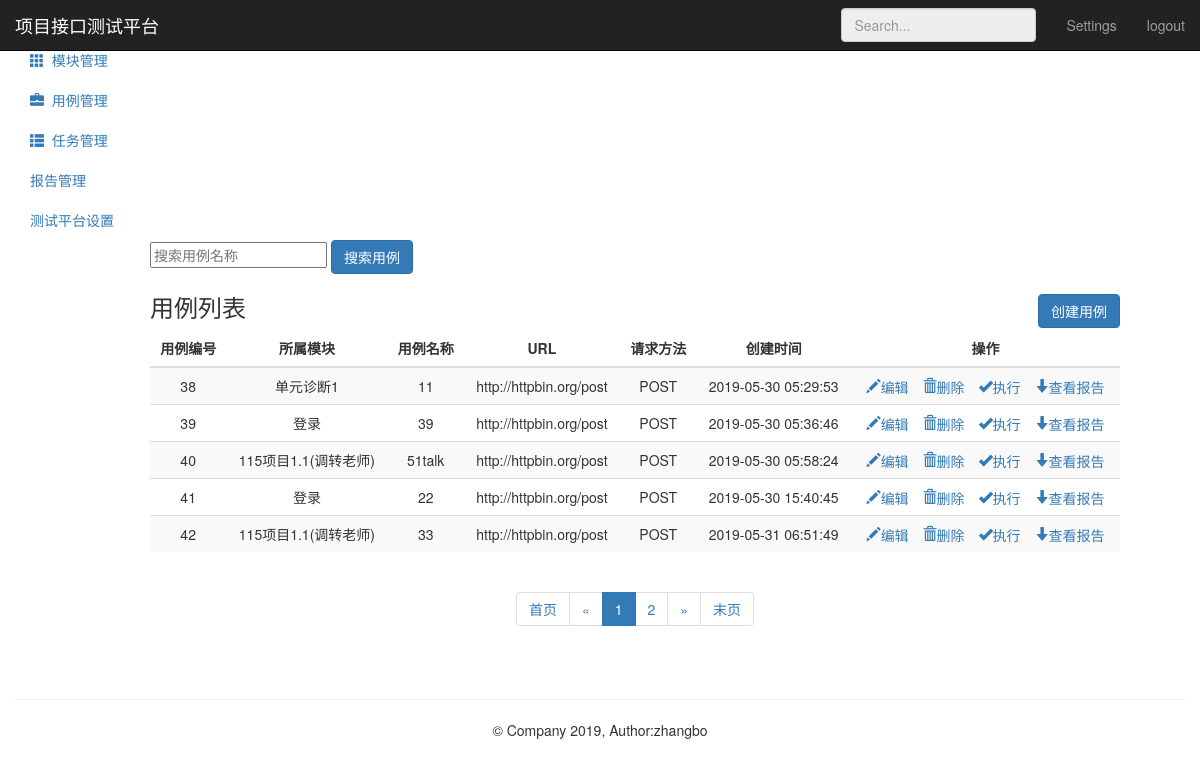
/testcase/ (signed in), run on the app's committed database.
### testcase_app/models.py (models this page shows, shortened)
class TestCase(models.Model):
      module = models.ForeignKey(Module,on_delete=models.CASCADE)
      name = models.CharField("名称",max_length=50,null=False)
      url = models.TextField("URL",null=False)
      method = models.IntegerField("请求方法",null=False)
      header = models.TextField("请求头",null=False)
      parameter_type = models.IntegerField("参数类型",null=False)
      parameter_body = models.TextField("参数内容",null=False)
      result = models.TextField("返回结果",null=False)
      assert_text = models.TextField("断言内容",null=False)
      assert_type = models.IntegerField("断言类型",null=False)
      create_time = models.DateTimeField(auto_now_add=True)

### module_app/models.py (models this page shows)
class Module(models.Model):
      project = models.ForeignKey(Project,on_delete=models.CASCADE)
      name = models.CharField("名称",max_length=50,null=False)
      describe = models.TextField("描述",default="",max_length=50)
      create_time = models.DateTimeField(auto_now_add=True)
      def __str__(self):
            return self.name

### testcase_app/views.py (the view)
# urls.py: path('',views.testcase_manage),
@login_required
def testcase_manage(request):
    case_list = TestCase.objects.all()
    paginator = Paginator(case_list,5)
    paginator_num_pages = paginator.num_pages
    print ("共分：",str(paginator_num_pages)+"页")
    paginator_num_pages_array_ = paginator.page_range
    print ("数组形式表示：",paginator_num_pages_array_)
    page1 = paginator.page(1)
    print ("第一页：",page1)
    page_num = page1.number
    print ("第一页：",page_num)
    page = request.GET.get('page','')
    print ("urlpage传参：",page)
    try:
        contacts = paginator.page(page)
        print ("contacts---------->1",contacts)
    except PageNotAnInteger:
        contacts = paginator.page(1)
        print ("contacts---------->2",contacts)
    except EmptyPage:
        contacts = paginator.page(paginator.num_pages)
        print ("contacts---------->3",contacts)
    print ("第二页索引：",contacts.number)
    print ("第几页：",contacts)
    return render(request,"case_list.html",{"cases":contacts,
                                            "page":page,
                                            "page_num":page_num,
                                            "paginator_num_pages":paginator_num_pages,
                                            "paginator_num_pages_array_":paginator_num_pages_array_})

### templates/case_list.html (shortened to what this page needs)
{% extends "base.html" %}
{% block base %}
<nav class="navbar navbar-inverse navbar-fixed-top" xmlns="http://www.w3.org/1999/html">
    <div class="container-fluid">
        <div class="navbar-header">
            <a class="navbar-brand" href="#">项目接口测试平台</a>
        </div>
        <div id="navbar" class="navbar-collapse collapse">
            <ul class="nav navbar-nav navbar-right">
                <li><a href="#">Settings</a></li>
                <li><a href="/logout/">logout</a></li>
            </ul>
            <form class="navbar-form navbar-right">
                <input type="text" class="form-control" placeholder="Search..."  disabled="disabled">
            </form>
        </div>
    </div>
</nav>
<div class="container-fluid">
    <div class="row">
        <div class="col-sm-3 col-md-2 sidebar" style="width:150px;">
            <ul class="nav nav-sidebar">
                <li>
                    <a href="/project/">
                    </a>
                </li>
                <li>
                    <a href="/module/">
                        <i class="glyphicon glyphicon-th"></i>&nbsp;&nbsp;模块管理
                    </a>
                </li>
            </ul>
            <ul class="nav nav-sidebar">
                <li class="active">
                   <a href="/testcase/">
                       <i class="glyphicon glyphicon-briefcase"></i>&nbsp;&nbsp;用例管理
                   </a>
                </li>
                <li>
                   <a href="/testtask/">
                       <i class="glyphicon glyphicon-th-list"></i>&nbsp;&nbsp;任务管理
                   </a>
                </li>
            </ul>
            <ul class="nav nav-sidebar">
                <li><a href="">报告管理</a></li>
                <li><a href="">测试平台设置</a></li>
            </ul>
        </div>
        <div style="margin-left: 135px;" class="col-sm-9 col-sm-offset-3 col-md-10 col-md-offset-2 main">
            <form class="module" method="get" name="module-page" action="search">
                <input  type="text" name="search_name" placeholder="搜索用例名称">
                <button class="btn btn-primary" type="submit" >搜索用例</button>
            </form>
            <h3 class="sub-header">用例列表
                <button class="btn btn-primary" name="submit" style="float:right;"
                        onclick="location.href='/testcase/add_case/'">创建用例</button>
            </h3>
            <div class="table-responsive op">
                <table class="table table-striped">
                    <thead>
                        <tr>
                            <th class="op">用例编号</th>
                            <th class="op">所属模块</th>
                            <th class="op">用例名称</th>
                            <th class="op">URL</th>
                            <th class="op">请求方法</th>
                            <th class="op">创建时间</th>
                            <th class="op">操作</th>
                        </tr>
                    </thead>
                    <tbody>
                        {% for case in cases %}
                        <tr>
                              <td>{{ case.id}}</td>
                              <td>{{ case.module}}</td>
                              <td>{{ case.name}}</td>
                              <td>{{ case.url}}</td>
                              {% if case.method == 1 %}
                                <td>GET</td>
                              {% elif case.method == 2 %}
                                <td>POST</td>
                              {% elif case.method == 3 %}
                                <td>PUT</td>
                              {% else %}
                                <td>DELETE</td>
                              {% endif %}
                              <td>{{ case.create_time | date:"Y-m-d H:i:s" }}</td>
                              <td>
                                  <a href="/testcase/edit_case/{{ case.id }}/">
                                      <i class="glyphicon glyphicon-pencil">编辑</i>
                                  </a>
                                  <a href="/testcase/delete_case/{{ case.id }}/" style="margin-left:10px;"
                                          onclick="return del()">
                                      <i class="glyphicon glyphicon-trash">删除</i>
                                  </a>
                                  <a href="#" style="margin-left:10px;">
                                      <i class="glyphicon glyphicon-ok">执行</i>
                                  </a>
                                  <a href="#" style="margin-left:10px;">
                                      <i class="glyphicon glyphicon-arrow-down">查看报告</i>
                                  </a>
                              </td>
                        </tr>
                        {% endfor %}
                    </tbody>
                </table>
            </div>
            <div style="text-align: center;">
               <nav aria-label="Page navigation">
                  <ul class="pagination">
                      {% if cases %}
                          {% if search_name %}
                              <li>
                                  <a href="?search_name={{ search_name }}&page={{ page_num }}" aria-label="Previous">
                                      <span aria-hidden="true">首页</span>
                                  </a>
                              </li>
                          {% else %}
                              <li>
                                  <a href="?page={{ page_num }}" aria-label="Previous">
                                      <span aria-hidden="true">首页</span>
                                  </a>
                              </li>
                          {% endif %}
                          {% if cases.has_previous %}
                              {% if search_name %}
                                  <li>
                                      <a href="?search_name={{ search_name }}&page={{ cases.previous_page_number}}" aria-label="Previous">
                                          <span aria-hidden="true">&laquo;</span>
                                      </a>
                                  </li>
                              {% else %}
                                  <li>
                                      <a href="?page={{ cases.previous_page_number}}" aria-label="Previous">
                                          <span aria-hidden="true">&laquo;</span>
                                      </a>
                                  </li>
                              {% endif %}
                          {% else %}
                              <li class="disabled">
                                      <a href="#" aria-label="Next">
                                          <span aria-hidden="true">&laquo;</span>
                                      </a>
                              </li>
                          {% endif%}
                          {% for p1 in paginator_num_pages_array_ %}
                              {% if cases.has_previous %}
                                  {% if search_name %}
                                      {% if p1 == cases.number %}
                                          <li class="active">
                                              <a href="?search_name={{ search_name }}&page={{ p1 }}">
                                                  {{ p1 }}
                                              </a>
                                          </li>
                                      {% else %}
                                          <li>
                                              <a href="?search_name={{ search_name }}&page={{ p1 }}">
                                                  {{ p1 }}
                                              </a>
                                          </li>
                                      {% endif %}
                                  {% else %}
                                      {% if p1 == cases.number %}
                                          <li class="active">
                                              <a href="?page={{ p1 }}">
                                                  {{ p1 }}
                                              </a>
                                          </li>
                                      {% else %}
                                          <li>
                                              <a href="?page={{ p1 }}">
                                                  {{ p1 }}
                                              </a>
                                          </li>
                                      {% endif %}
                                  {% endif %}
                              {% else %}
                                  {% if search_name %}
                                      {% if p1 == cases.number %}
                                          <li class="active">
                                              <a href="?search_name={{ search_name }}&page={{ p1 }}">
                                                  {{ p1 }}
                                              </a>
                                          </li>
                                      {% else %}
                                          <li>
                                              <a href="?search_name={{ search_name }}&page={{ p1 }}">
                                                  {{ p1 }}
                                              </a>
                                          </li>
                                      {% endif %}
                                  {% else %}
                                      {% if p1 == cases.number %}
                                          <li class="active">
                                              <a href="?page={{ p1 }}">
                                                  {{ p1 }}
                                              </a>
                                          </li>
                                      {% else %}
                                          <li>
                                              <a href="?page={{ p1 }}">
                                                  {{ p1 }}
                                              </a>
                                          </li>
                                      {% endif %}
                                  {% endif %}
                              {% endif %}
                          {% endfor %}
                          {% if cases.has_next %}
                              {% if search_name %}
                                  <li>
                                      <a href="?search_name={{ search_name }}&page={{ cases.next_page_number}}" aria-label="Previous">
                                          <span aria-hidden="true">&raquo;</span>
                                      </a>
                                  </li>
                              {% else %}
                                  <li>
                                      <a href="?page={{ cases.next_page_number}}" aria-label="Previous">
                                          <span aria-hidden="true">&raquo;</span>
                                      </a>
                                  </li>
                              {% endif %}
                          {% else %}
                              <li class="disabled">
                                      <a href="#" aria-label="Next">
                                          <span aria-hidden="true">&raquo;</span>
                                      </a>
                              </li>
                          {% endif%}
                          {% if search_name %}
                              <li>
                                  <a href="?search_name={{ search_name }}&page={{ paginator_num_pages }}" aria-label="Previous">
                                      <span aria-hidden="true">末页</span>
                                  </a>
                             </li>
                          {% else %}
                              <li>
                                  <a href="?page={{ paginator_num_pages }}" aria-label="Previous">
                                      <span aria-hidden="true">末页</span>
                                  </a>
                             </li>
                          {% endif %}
                      {% endif %}
                  </ul>
               </nav>
            </div>
        </div>
    </div>
</div>
{% endblock %}

### templates/case_list.html (style rules this page uses)
.op { text-align: center; }

### data on the page
TestCase: id "38", module "单元诊断1", name "11", url "http://httpbin.org/post", method "POST", create_time "2019-05-30 05:29:53"
TestCase: id "39", module "登录", name "39", url "http://httpbin.org/post", method "POST", create_time "2019-05-30 05:36:46"
TestCase: id "40", module "115项目1.1(调转老师)", name "51talk", url "http://httpbin.org/post", method "POST", create_time "2019-05-30 05:58:24"
TestCase: id "41", module "登录", name "22", url "http://httpbin.org/post", method "POST", create_time "2019-05-30 15:40:45"
TestCase: id "42", module "115项目1.1(调转老师)", name "33", url "http://httpbin.org/post", method "POST", create_time "2019-05-31 06:51:49"

### other printed values
{{ p1 }} "1"
{{ p1 }} "2"
